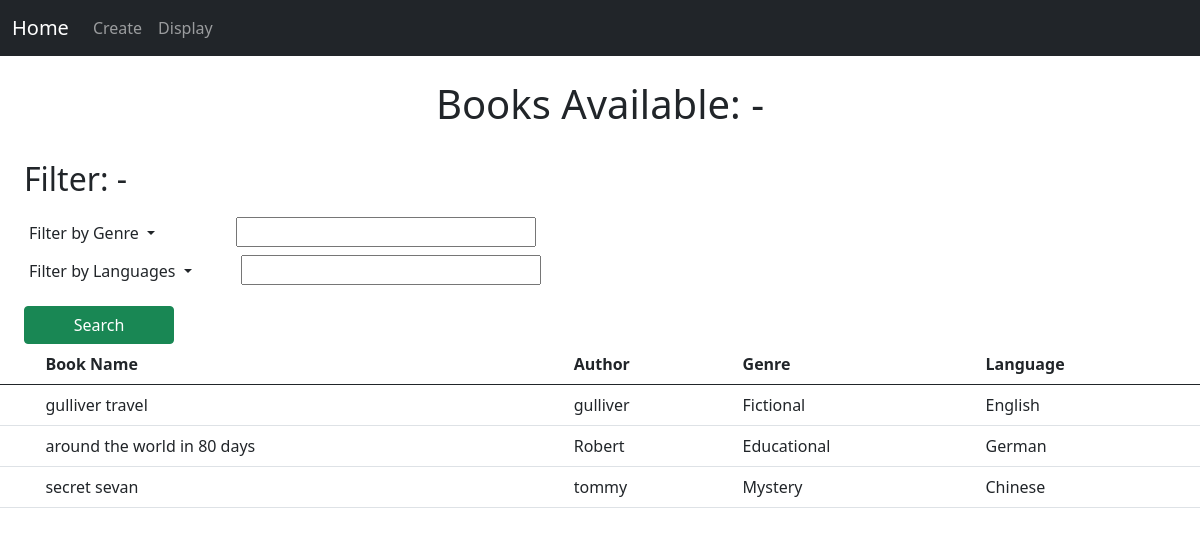
The app's page /display, older data.
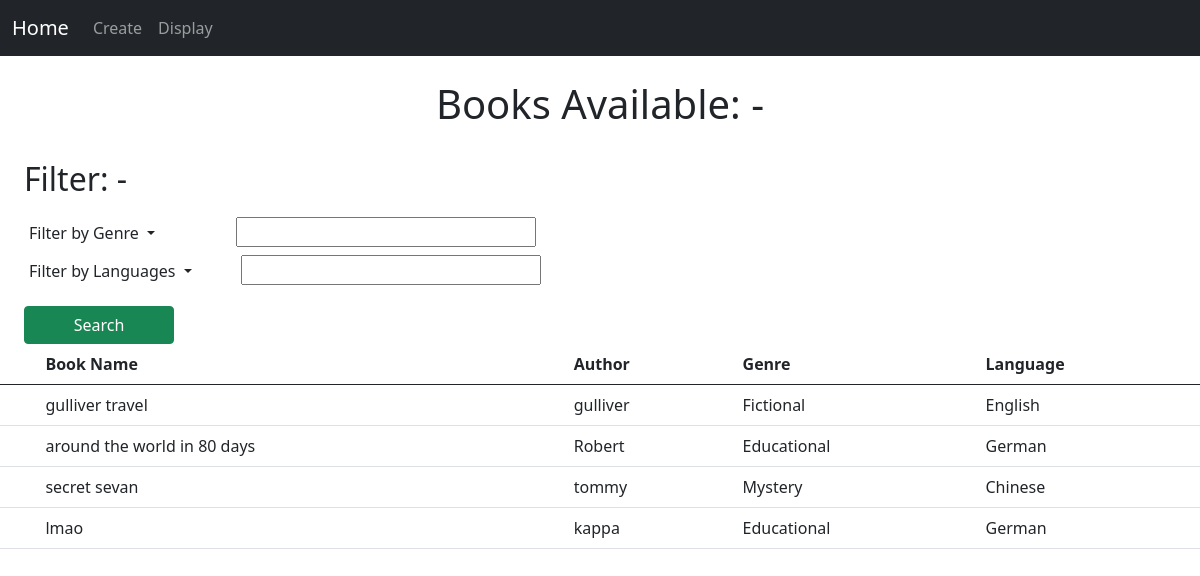
The same page, newer data.
### books/models.py (models this page shows, shortened)
class BookInfo(models.Model):
    name = models.CharField(max_length=80)
    author = models.CharField(max_length=80)
    genre = models.CharField(max_length=80, choices=GENRE_CHOICES)
    language = models.CharField(max_length=80, choices=LANGUAGE_CHOICES)

### books/views.py (the view)
# urls.py: path('display', views.display, name="display"),
def display(request):
    languages = list()
    genres = list()
    for i in GENRE_CHOICES:
        genres.append(i[1])                 # index 1 since zeroeth( 0 ) position has ID
    for j in LANGUAGE_CHOICES:
        languages.append(j[1])              # index 1 since zeroeth( 0 ) position has ID
    if request.method == 'POST':
        genreList = request.POST.get('genreSelected').strip().split(",")
        languageList = request.POST.get('languageSelected').strip().split(",")
        print("genre: ", genreList, languageList)
        if genreList[0] == '':
            print("genre empty")
            attributes = languageList
            if languageList[0] == '':
                return redirect('/display')
        elif languageList[0] == '':
            print("language empty")
            attributes = genreList
        else:
            attributes = genreList + languageList
        searchList = list()
        print("attributes: ", attributes)
        for attribute in attributes:
            print("attribute: ", attribute)
            if len(BookInfo.objects.filter(genre = attribute)):
                items = BookInfo.objects.filter(genre = attribute)
                for object in items:
                    searchList.append(object)
            elif len(BookInfo.objects.filter(language = attribute)):
                items = BookInfo.objects.filter(language = attribute)
                for object in items:
                    searchList.append(object)
            else:
                books = None
                variables = {'books': books, 'genres': genres, 'languages': languages}
                return render(request, 'books/display.html', context=variables)
        print("hahahahaha: ", searchList)
        searchset = set(searchList)
        print("mahahahaha: ", searchset)
        variables = {'books': searchset, 'genres': genres, 'languages': languages}
        return render(request, 'books/display.html', context=variables)
    else:
        books = BookInfo.objects.all()
        variables = {'books': books, 'genres': genres, 'languages': languages}
        return render(request, 'books/display.html', context=variables)

### templates/books/display.html (shortened to what this page needs)
{% extends 'base.html' %}
{% block body %}
<h1 class="py-4 text-center">Books Available: -</h1>
<h2 class="mx-4">Filter: -</h2>
<form action="/display" method="POST">
  <p>
  <div class="dropdown">
    <a
      class="btn dropdown-toggle mx-3"
      href="#"
      role="button"
      id="dropdownMenuLink"
      data-bs-toggle="dropdown"
      aria-expanded="false"
    >
      Filter by Genre
    </a>
    <input type="text" name="genreSelected" id="genrefield" class="mx-5" style="width: 300px;" readonly></input>
  </div>
  <div class="dropdown">
    <a
      class="btn dropdown-toggle mx-3"
      href="#"
      role="button"
      id="dropdownMenuLink"
      data-bs-toggle="dropdown"
      aria-expanded="false"
    >
      Filter by Languages
    </a>
    <input type="text" name="languageSelected" id="languagefield" class="mx-3" style="width: 300px;" readonly></input>
  </div>
  </p>
  <input class="btn btn-success mx-4 " type="submit" value="Search" style="width: 150px;">
  <table class="table">
    <thead>
      <tr>
        <th scope="col"></th>
        <th scope="col">Book Name</th>
        <th scope="col">Author</th>
        <th scope="col">Genre</th>
        <th scope="col">Language</th>
      </tr>
    </thead>
    <tbody>
      {% for book in books %}
      <tr>
        <th scope="row"></th>
        <td>{{book.name}}</td>
        <td>{{book.author}}</td>
        <td>{{book.genre}}</td>
        <td>{{book.language}}</td>
      </tr>
      {% endfor %}
    </tbody>
  </table>
</form>
{% endblock body %}

### templates/base.html (shortened to what this page needs)
<!DOCTYPE html>
{% load static %}
<html lang="en">
  <head>
    <link
      href="https://cdn.jsdelivr.net/npm/bootstrap@5.0.2/dist/css/bootstrap.min.css"
      rel="stylesheet"
    />
  </head>
  <body>
    <nav class="navbar navbar-expand-lg navbar-dark bg-dark">
      <div class="container-fluid">
        <a class="navbar-brand" href="/">Home</a>
        <div class="collapse navbar-collapse" id="navbarNav">
          <ul class="navbar-nav">
            <li class="nav-item">
              <a class="nav-link  " aria-current="page" href="/create">Create</a>
            </li>
            <li class="nav-item">
              <a class="nav-link" href="/display">Display</a>
            </li>
          </ul>
        </div>
      </div>
    </nav>
    {% block body %}
    {% endblock body %}
  </body>
</html>

Row changes from the older to the newer data that the page shows:
added BookInfo: name "lmao", author "kappa", genre "Educational", language "German"
